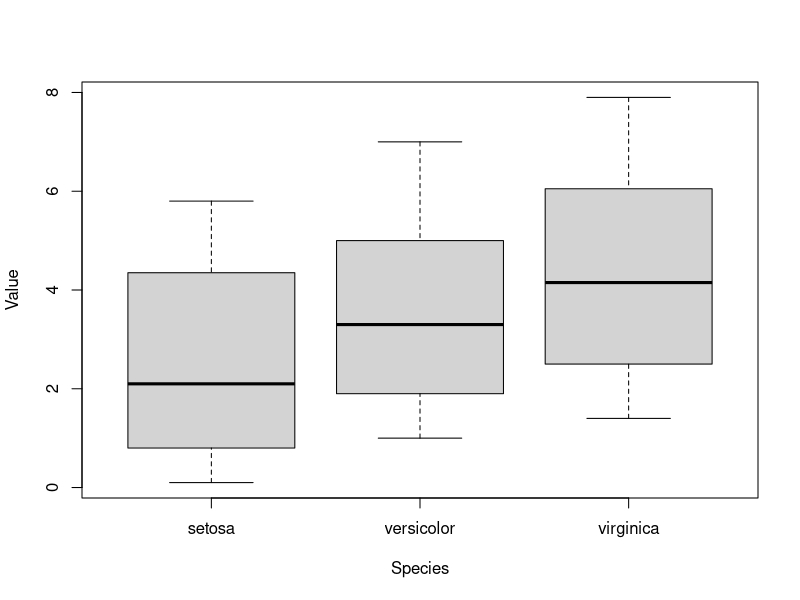
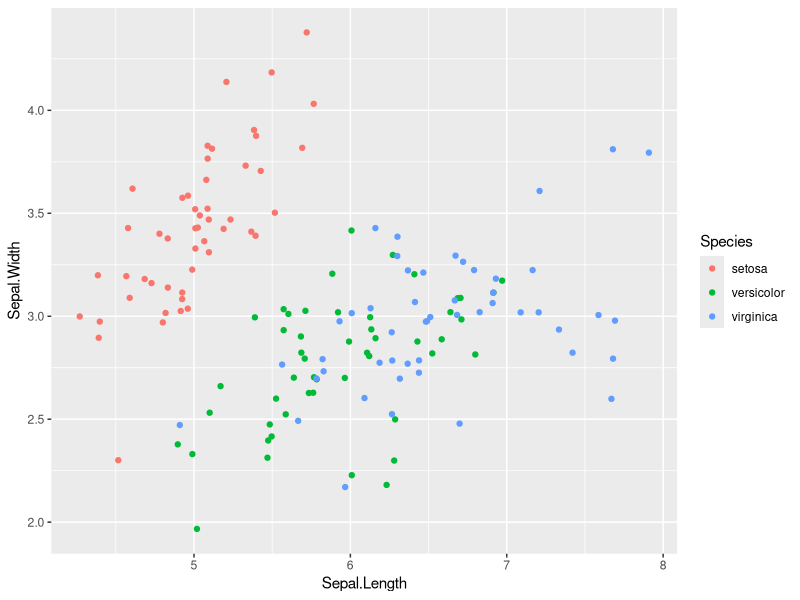
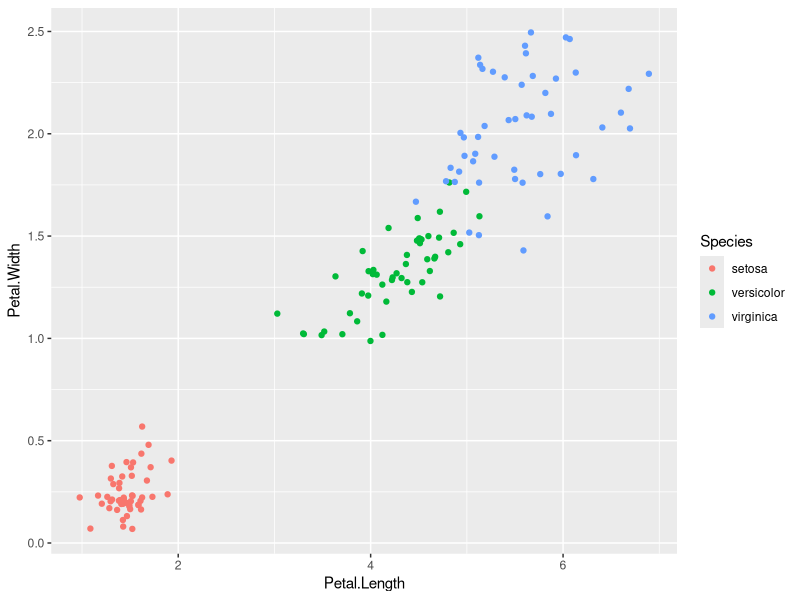
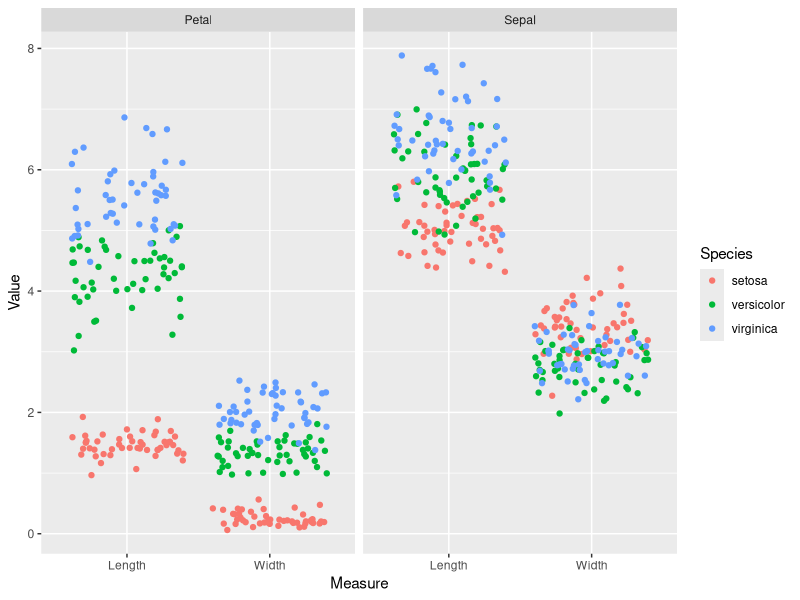

Reproduce these figures in R, in order.
#Data Manipulation + Visualisation: Iris

#dataset
iris
head(iris)
str(iris)
#refer str(iris).png

#setting working directory and exporting data
setwd("E:/Documents")
write.table(iris,file="iris.csv",sep=',')

#libraries:
library(MASS)
library(dplyr)
library(tibble) #view() funtion
library(ggplot2)
library(magrittr) #%>% operator
library(tidyr)

view(iris)
#rearranging columns
iris1<-iris[c(5,1:4)]
str(iris1)

#tidying data using tidyr
iris.tidy <- iris1 %>%
  gather(key, Value, -Species) %>%
  separate(key, c("Part", "Measure"), "\\.")
str(iris.tidy)
#refer str(iris.tidy).png

#additional file for tidying data manually using data manipulation

#barplot
plot(Value~Species,data = iris.tidy)
#refer plot(values~species).png
#this shows how the three species vary in terms of length
#but still we don't have clarity about measure or part of the flowers.

ggplot(data = iris,aes(x=Sepal.Length,y=Sepal.Width,col=Species))+
  geom_jitter()
#refer Sepal_W~L.png 
ggplot(data = iris,aes(x=Petal.Length,y=Petal.Width,col=Species))+
  geom_jitter()
#refer Petal_W~L.png

#The plots in the graphs aren't accurate because we used the function geom_jitter
#Funtion geom_point() maps the data as it is, but geom_jitter() adds a little variance to data
#for better representation in several cases and avoid overlapping of same values.
ggplot(data=iris.tidy,aes(x=Measure,y=Value,col=Species))+
  geom_jitter()+
  facet_grid(.~Part)
#refer iris_tidy_Value~Measure.png
